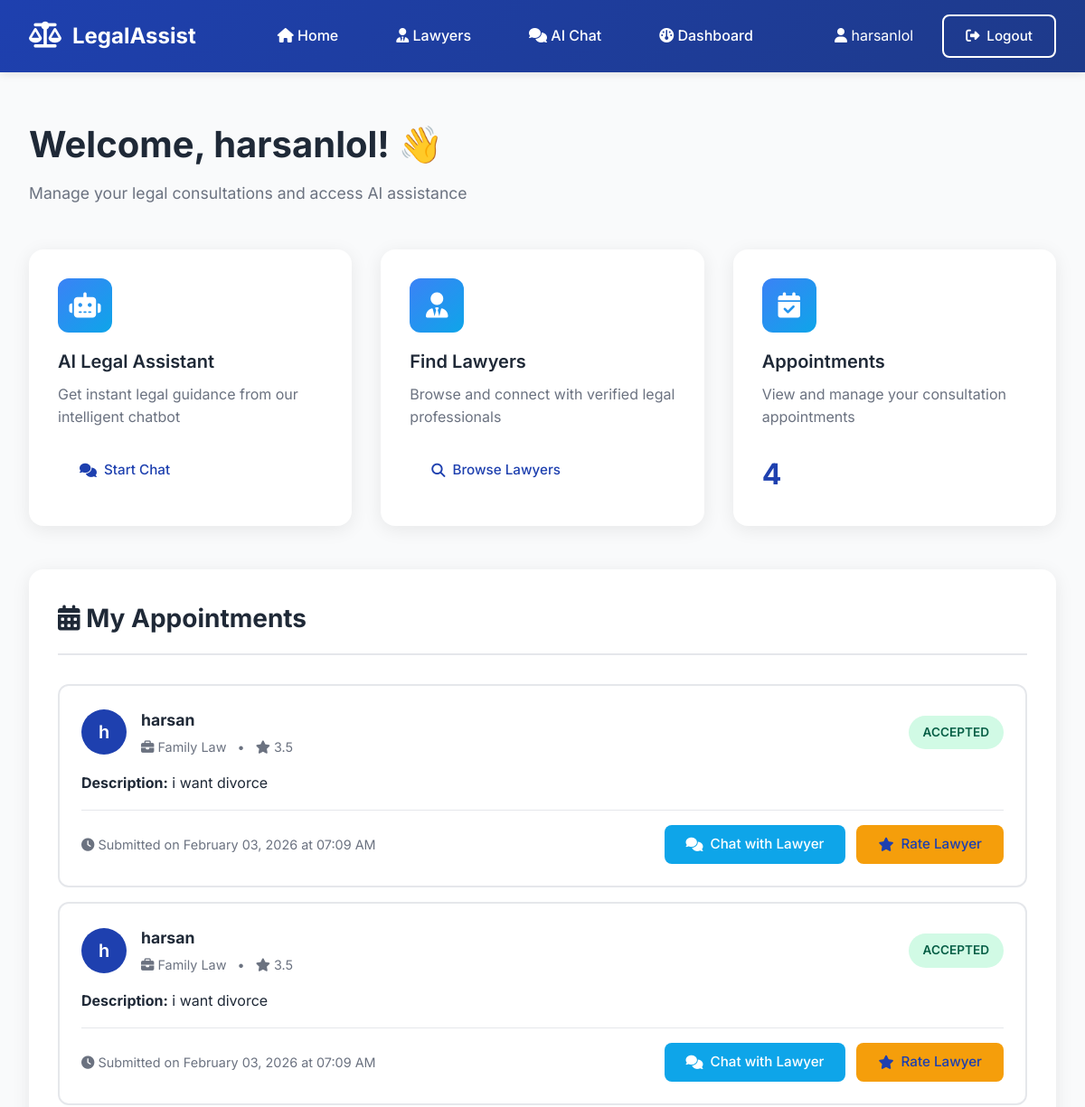
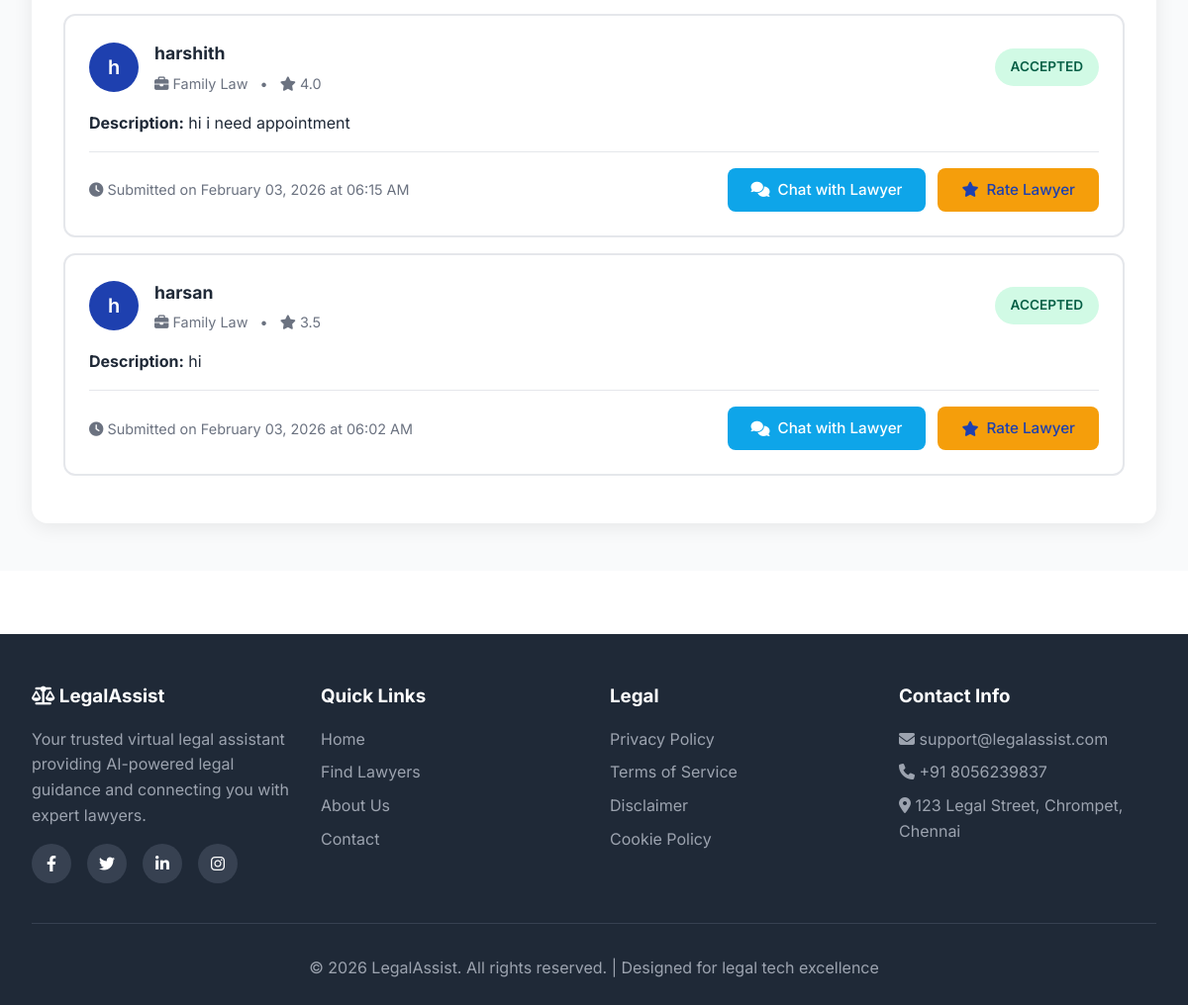
The page /dashboard (signed in) on the database its author committed (2 pictures, top to bottom).
### app.py (models this page shows, shortened)
class User(db.Model):
    id = db.Column(db.Integer, primary_key=True)
    username = db.Column(db.String(80), unique=True, nullable=False)
    email = db.Column(db.String(120), unique=True, nullable=False)
    password = db.Column(db.String(200), nullable=False)
    created_at = db.Column(db.DateTime, default=datetime.utcnow)
    appointments = db.relationship('Appointment', backref='user', lazy=True)
    chat_messages = db.relationship('ChatMessage', backref='user', lazy=True)
    lawyer_chats = db.relationship('LawyerChat', foreign_keys='LawyerChat.user_id', backref='client', lazy=True)

class Appointment(db.Model):
    id = db.Column(db.Integer, primary_key=True)
    user_id = db.Column(db.Integer, db.ForeignKey('user.id'), nullable=False)
    lawyer_id = db.Column(db.Integer, db.ForeignKey('lawyer.id'), nullable=False)
    description = db.Column(db.Text, nullable=False)
    status = db.Column(db.String(20), default='pending')  # pending, accepted, rejected
    created_at = db.Column(db.DateTime, default=datetime.utcnow)
    updated_at = db.Column(db.DateTime, default=datetime.utcnow, onupdate=datetime.utcnow)

class Lawyer(db.Model):
    id = db.Column(db.Integer, primary_key=True)
    name = db.Column(db.String(100), nullable=False)
    email = db.Column(db.String(120), unique=True, nullable=False)
    password = db.Column(db.String(200), nullable=False)
    category = db.Column(db.String(50), nullable=False)
    phone = db.Column(db.String(20), nullable=False)
    charge_per_hour = db.Column(db.Float, nullable=False)
    location = db.Column(db.String(200), nullable=False)
    experience = db.Column(db.Integer, nullable=False)
    description = db.Column(db.Text, nullable=True)
    image = db.Column(db.String(200), default='default_lawyer.png')
    created_at = db.Column(db.DateTime, default=datetime.utcnow)
    appointments = db.relationship('Appointment', backref='lawyer', lazy=True)
    lawyer_chats = db.relationship('LawyerChat', foreign_keys='LawyerChat.lawyer_id', backref='attorney', lazy=True)
    ratings = db.relationship('LawyerRating', backref='lawyer', lazy=True)
    @property
    def rating(self):
        if not self.ratings:
            return 0.0
        total = sum(r.rating for r in self.ratings)
        return round(total / len(self.ratings), 1)

class LawyerRating(db.Model):
    id = db.Column(db.Integer, primary_key=True)
    lawyer_id = db.Column(db.Integer, db.ForeignKey('lawyer.id'), nullable=False)
    user_id = db.Column(db.Integer, db.ForeignKey('user.id'), nullable=False)
    appointment_id = db.Column(db.Integer, db.ForeignKey('appointment.id'), nullable=False)
    rating = db.Column(db.Integer, nullable=False)  # 1-5 stars
    review = db.Column(db.Text, nullable=True)
    created_at = db.Column(db.DateTime, default=datetime.utcnow)
    user = db.relationship('User', backref='ratings_given', lazy=True)
    appointment = db.relationship('Appointment', backref='rating', lazy=True)

### app.py (the view)
@app.route('/dashboard')
@login_required
def dashboard():
    user = User.query.get(session['user_id'])
    appointments = Appointment.query.filter_by(user_id=user.id).order_by(Appointment.created_at.desc()).all()
    return render_template('dashboard.html', user=user, appointments=appointments)

### app.py (called while the page is built)
def login_required(f):
    @wraps(f)
    def decorated_function(*args, **kwargs):
        if 'user_id' not in session:
            flash('Please login to access this page.', 'error')
            return redirect(url_for('login'))
        return f(*args, **kwargs)
    return decorated_function

### templates/dashboard.html (shortened to what this page needs)
{% extends "base.html" %}
{% block content %}
<div class="dashboard">
    <div class="dashboard-header">
        <h1>Welcome, {{ user.username }}! 👋</h1>
        <p>Manage your legal consultations and access AI assistance</p>
    </div>
    <div class="dashboard-grid">
        <div class="dashboard-card">
            <div class="card-icon">
                <i class="fas fa-robot"></i>
            </div>
            <h3 class="card-title">AI Legal Assistant</h3>
            <p class="card-description">Get instant legal guidance from our intelligent chatbot</p>
            <a href="{{ url_for('chat') }}" class="btn btn-primary">
                <i class="fas fa-comments"></i> Start Chat
            </a>
        </div>
        <div class="dashboard-card">
            <div class="card-icon">
                <i class="fas fa-user-tie"></i>
            </div>
            <h3 class="card-title">Find Lawyers</h3>
            <p class="card-description">Browse and connect with verified legal professionals</p>
            <a href="{{ url_for('lawyers') }}" class="btn btn-primary">
                <i class="fas fa-search"></i> Browse Lawyers
            </a>
        </div>
        <div class="dashboard-card">
            <div class="card-icon">
                <i class="fas fa-calendar-check"></i>
            </div>
            <h3 class="card-title">Appointments</h3>
            <p class="card-description">View and manage your consultation appointments</p>
            <div style="margin-top: 1rem; font-size: 2rem; font-weight: 700; color: var(--primary-color);">
                {{ appointments|length }}
            </div>
        </div>
    </div>
    <div class="appointments-section">
        <div class="appointments-header">
            <h2><i class="fas fa-calendar-alt"></i> My Appointments</h2>
        </div>
        {% if appointments %}
            {% for appointment in appointments %}
            <div class="appointment-card">
                <div class="appointment-header">
                    <div class="lawyer-info">
                        <div class="lawyer-avatar">
                            {{ appointment.lawyer.name[0] }}
                        </div>
                        <div class="lawyer-details">
                            <h3>{{ appointment.lawyer.name }}</h3>
                            <p>
                                <i class="fas fa-briefcase"></i> {{ appointment.lawyer.category|title }} Law
                                <span style="margin: 0 0.5rem;">•</span>
                                <i class="fas fa-star"></i> {{ appointment.lawyer.rating }}
                            </p>
                        </div>
                    </div>
                    <span class="status-badge status-{{ appointment.status }}">
                        {{ appointment.status }}
                    </span>
                </div>
                <div class="appointment-description">
                    <strong>Description:</strong> {{ appointment.description }}
                </div>
                <div class="appointment-footer">
                    <div class="appointment-date">
                        <i class="fas fa-clock"></i>
                        Submitted on {{ appointment.created_at.strftime('%B %d, %Y at %I:%M %p') }}
                    </div>
                    {% if appointment.status == 'accepted' %}
                        <div style="display: flex; gap: 0.75rem;">
                            <a href="{{ url_for('user_lawyer_chat', appointment_id=appointment.id) }}" class="btn btn-secondary">
                                <i class="fas fa-comments"></i> Chat with Lawyer
                            </a>
                            <a href="{{ url_for('rate_lawyer', appointment_id=appointment.id) }}" class="btn btn-primary" style="background: var(--warning);">
                                <i class="fas fa-star"></i> Rate Lawyer
                            </a>
                        </div>
                    {% endif %}
                </div>
            </div>
            {% endfor %}
        {% endif %}
    </div>
</div>
{% endblock %}

### templates/base.html (shortened to what this page needs)
<!DOCTYPE html>
<html lang="en">
<head>
    <link rel="stylesheet" href="https://cdnjs.cloudflare.com/ajax/libs/font-awesome/6.4.0/css/all.min.css">
</head>
<body>
    <nav>
        <div class="nav-container">
            <a href="{{ url_for('index') }}" class="logo">
                <i class="fas fa-balance-scale"></i>
                <span>LegalAssist</span>
            </a>
            <ul class="nav-menu" id="navMenu">
                <li><a href="{{ url_for('index') }}"><i class="fas fa-home"></i> Home</a></li>
                <li><a href="{{ url_for('lawyers') }}"><i class="fas fa-user-tie"></i> Lawyers</a></li>
                {% if session.get('user_id') %}
                <li><a href="{{ url_for('chat') }}"><i class="fas fa-comments"></i> AI Chat</a></li>
                <li><a href="{{ url_for('dashboard') }}"><i class="fas fa-dashboard"></i> Dashboard</a></li>
                {% elif session.get('lawyer_id') %}
                <li><a href="{{ url_for('lawyer_dashboard') }}"><i class="fas fa-dashboard"></i> Dashboard</a></li>
                {% else %}
                <li><a href="{{ url_for('about') }}"><i class="fas fa-info-circle"></i> About</a></li>
                <li><a href="{{ url_for('contact') }}"><i class="fas fa-envelope"></i> Contact</a></li>
                {% endif %}
            </ul>
            <div class="nav-auth">
                {% if session.get('user_id') %}
                    <span style="color: white; margin-right: 1rem;">
                        <i class="fas fa-user"></i> {{ session.get('username') }}
                    </span>
                    <a href="{{ url_for('logout') }}" class="btn btn-outline">
                        <i class="fas fa-sign-out-alt"></i> Logout
                    </a>
                {% else %}
                    <a href="{{ url_for('login') }}" class="btn btn-outline">Login</a>
                    <a href="{{ url_for('register') }}" class="btn btn-primary">Sign Up</a>
                {% endif %}
            </div>
        </div>
    </nav>
    <main>
        {% block content %}{% endblock %}
    </main>
    <footer>
        <div class="footer-content">
            <div class="footer-section">
                <h3><i class="fas fa-balance-scale"></i> LegalAssist</h3>
                <p>Your trusted virtual legal assistant providing AI-powered legal guidance and connecting you with expert lawyers.</p>
                <div class="social-links">
                    <a href="#"><i class="fab fa-facebook-f"></i></a>
                    <a href="#"><i class="fab fa-twitter"></i></a>
                    <a href="#"><i class="fab fa-linkedin-in"></i></a>
                    <a href="#"><i class="fab fa-instagram"></i></a>
                </div>
            </div>
            <div class="footer-section">
                <h3>Quick Links</h3>
                <a href="{{ url_for('index') }}">Home</a>
                <a href="{{ url_for('lawyers') }}">Find Lawyers</a>
                <a href="{{ url_for('about') }}">About Us</a>
                <a href="{{ url_for('contact') }}">Contact</a>
            </div>
            <div class="footer-section">
                <h3>Legal</h3>
                <a href="#">Privacy Policy</a>
                <a href="#">Terms of Service</a>
                <a href="#">Disclaimer</a>
                <a href="#">Cookie Policy</a>
            </div>
            <div class="footer-section">
                <h3>Contact Info</h3>
                <p><i class="fas fa-envelope"></i> support@legalassist.com</p>
                <p><i class="fas fa-phone"></i> +91 8056239837</p>
                <p><i class="fas fa-map-marker-alt"></i> 123 Legal Street, Chrompet, Chennai</p>
            </div>
        </div>
        <div class="footer-bottom">
            <p>&copy; 2026 LegalAssist. All rights reserved. | Designed for legal tech excellence</p>
        </div>
    </footer>
</body>
</html>

### templates/base.html (style rules this page uses)
* { margin: 0; padding: 0; box-sizing: border-box; }
:root { --primary-color: #1e40af; --primary-dark: #1e3a8a; --primary-light: #3b82f6; --secondary-color: #0ea5e9; --accent-color: #f59e0b; --text-dark: #1f2937; --text-light: #6b7280; --bg-gray: #f9fafb; --border-color: #e5e7eb; --success: #10b981; --error: #ef4444; --warning: #f59e0b; }
body { font-family: 'Inter', sans-serif; color: var(--text-dark); line-height: 1.6; background-color: #ffffff; }
nav { background: linear-gradient(135deg, var(--primary-color) 0%, var(--primary-dark) 100%); color: white; padding: 0; box-shadow: 0 2px 10px rgba(0,0,0,0.1); position: sticky; top: 0; z-index: 1000; }
.nav-container { max-width: 1400px; margin: 0 auto; display: flex; justify-content: space-between; align-items: center; padding: 1rem 2rem; }
.logo { display: flex; align-items: center; gap: 0.75rem; font-size: 1.5rem; font-weight: 700; text-decoration: none; color: white; }
.logo i { font-size: 1.8rem; }
.nav-menu { display: flex; list-style: none; gap: 2rem; align-items: center; }
.nav-menu a { color: white; text-decoration: none; font-weight: 500; transition: all 0.3s ease; padding: 0.5rem 1rem; border-radius: 6px; }
.nav-auth { display: flex; gap: 1rem; align-items: center; }
.btn { padding: 0.6rem 1.5rem; border-radius: 8px; text-decoration: none; font-weight: 500; transition: all 0.3s ease; cursor: pointer; border: none; font-size: 0.95rem; display: inline-flex; align-items: center; gap: 0.5rem; }
.btn-primary { background: white; color: var(--primary-color); }
.btn-outline { background: transparent; color: white; border: 2px solid white; }
.btn-secondary { background: var(--secondary-color); color: white; }
main { min-height: calc(100vh - 300px); }
footer { background: var(--text-dark); color: white; padding: 3rem 2rem 1.5rem; margin-top: 4rem; }
.footer-content { max-width: 1400px; margin: 0 auto; display: grid; grid-template-columns: repeat(auto-fit, minmax(250px, 1fr)); gap: 2rem; margin-bottom: 2rem; }
.footer-section h3 { margin-bottom: 1rem; color: white; }
.footer-section p, .footer-section a { color: #9ca3af; text-decoration: none; display: block; margin-bottom: 0.5rem; transition: color 0.3s ease; }
.footer-bottom { max-width: 1400px; margin: 0 auto; padding-top: 2rem; border-top: 1px solid #374151; text-align: center; color: #9ca3af; }
.social-links { display: flex; gap: 1rem; margin-top: 1rem; }
.social-links a { width: 40px; height: 40px; border-radius: 50%; background: #374151; display: flex; align-items: center; justify-content: center; color: white; transition: all 0.3s ease; }

### rows shown on the page
User: get "harsanlol", username "harsanlol"
Appointment: lawyer "h", lawyer.name "harsan", lawyer.category "Family", lawyer.rating "3.5", status "ACCEPTED", description "i want divorce", created_at "February 03, 2026 at 07:09 AM"
Appointment: lawyer "h", lawyer.name "harsan", lawyer.category "Family", lawyer.rating "3.5", status "ACCEPTED", description "i want divorce", created_at "February 03, 2026 at 07:09 AM"
Appointment: lawyer "h", lawyer.name "harshith", lawyer.category "Family", lawyer.rating "4.0", status "ACCEPTED", description "hi i need appointment", created_at "February 03, 2026 at 06:15 AM"
Appointment: lawyer "h", lawyer.name "harsan", lawyer.category "Family", lawyer.rating "3.5", status "ACCEPTED", description "hi", created_at "February 03, 2026 at 06:02 AM"

### other values the page prints
{{ appointments|length }} "4"
